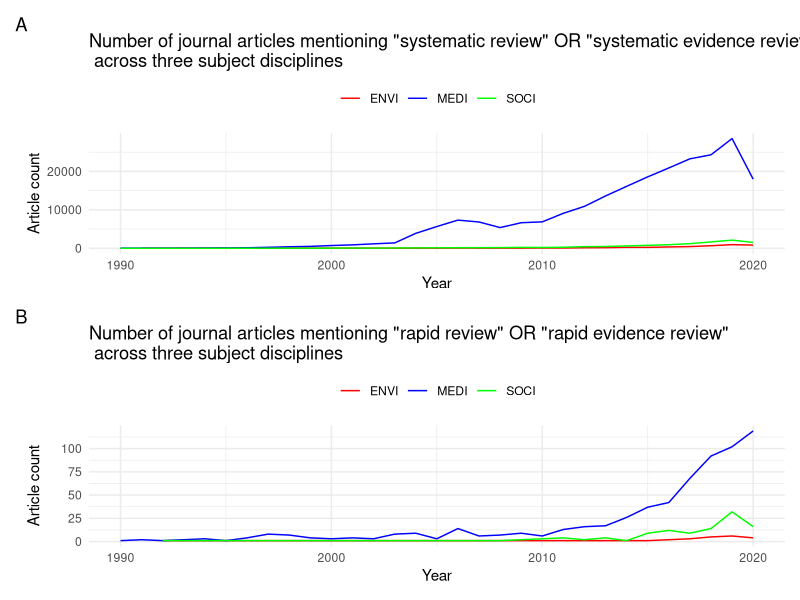
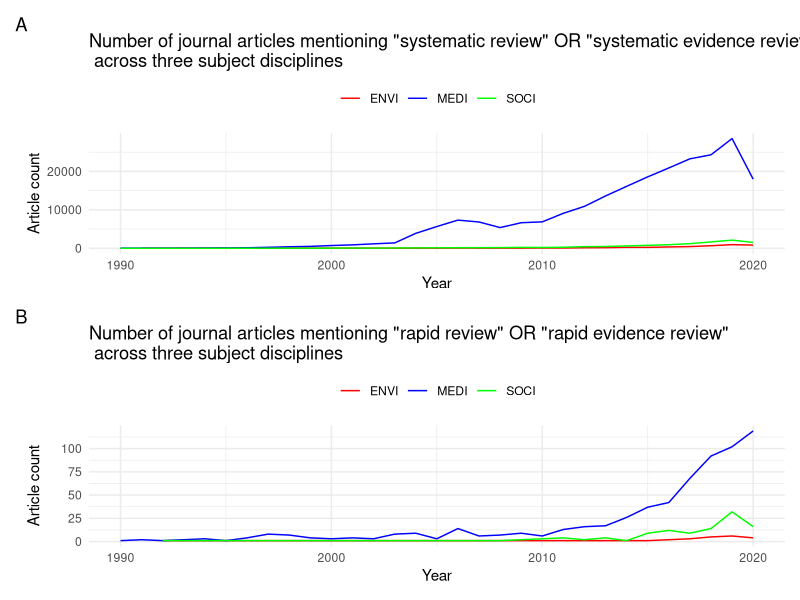

Reproduce these figures in R, in order.
## ---- chunk 1
knitr::opts_chunk$set(echo = TRUE)
library(ggplot2)
library(tidyverse)
library(stringr)
library(patchwork)
## ---- chunk 2
data_SRinMEDI <- read.csv(file = "./data/SRinMEDI_Scopus_20200710.csv", skip=6, col.names=c("Year","Count"))
dim(data_SRinMEDI)

data_RRinMEDI <- read.csv(file = "./data/RRinMEDI_Scopus_20200710.csv", skip=6, col.names=c("Year","Count"))
dim(data_RRinMEDI)

data_SRinSOCI <- read.csv(file = "./data/SRinSOCI_Scopus_20200710.csv", skip=6, col.names=c("Year","Count"))
dim(data_SRinSOCI)

data_RRinSOCI <- read.csv(file = "./data/RRinSOCI_Scopus_20200710.csv", skip=6, col.names=c("Year","Count"))
dim(data_RRinSOCI)

data_SRinENVI <- read.csv(file = "./data/SRinENVI_Scopus_20200710.csv", skip=6, col.names=c("Year","Count"))
dim(data_SRinENVI)

data_RRinENVI <- read.csv(file = "./data/RRinENVI_Scopus_20200710.csv", skip=6, col.names=c("Year","Count"))
dim(data_RRinENVI)
## ---- chunk 3
data_SRinMEDI$Search <- "SR_MEDI"
data_RRinMEDI$Search <- "RR_MEDI"
data_SRinSOCI$Search <- "SR_SOCI"
data_RRinSOCI$Search <- "RR_SOCI"
data_SRinENVI$Search <- "SR_ENVI"
data_RRinENVI$Search <- "RR_ENVI"

data_all <- rbind(data_SRinMEDI, data_RRinMEDI, data_SRinSOCI, data_RRinSOCI, data_SRinENVI, data_RRinENVI)
str(data_all)
data_all$Search <- factor(data_all$Search)




## ---- chunk 4
# Basic Plot for SR
p1 <- data_all %>%
  filter(str_detect(Search, "SR_")) %>% #select only SR data
  filter(Year >= 1990) %>% #remove data points from before 1980
  ggplot( aes(x=Year, y=Count, group=Search, color=Search)) +
    geom_line() +
    theme_minimal() +
    scale_color_manual(values = c("red", "blue", "green"), labels = c("ENVI", "MEDI", "SOCI")) +
    labs(title = "Number of journal articles mentioning \"systematic review\" OR \"systematic evidence review\" \n across three subject disciplines", tag = "A") +
    ylab("Article count") + 
    theme(legend.position="top", legend.title = element_blank())


# Basic Plot for RR
p2 <- data_all %>%
  filter(str_detect(Search, "RR_")) %>% #select only RR data
    filter(Year >= 1990) %>% #remove data points from before 1980
    ggplot( aes(x=Year, y=Count, group=Search, color=Search)) +
    geom_line()  +
    theme_minimal() +
    scale_color_manual(values = c("red", "blue", "green"), labels = c("ENVI", "MEDI", "SOCI")) +
    labs(title = "Number of journal articles mentioning \"rapid review\" OR \"rapid evidence review\" \n across three subject disciplines", tag = "B") +
    ylab("Article count") + 
    theme(legend.position="top", legend.title = element_blank())


p1/p2

## save plots
ggsave(file = "figure1_v01.pdf", width = 16, height = 12, units = "cm", scale = 1.2, device = cairo_pdf)

# pdf(file = "figure1_v1.pdf", width = 16, height =  8)
# p1 / p2 # + plot_layout(heights = c(1,1))
# dev.off()

